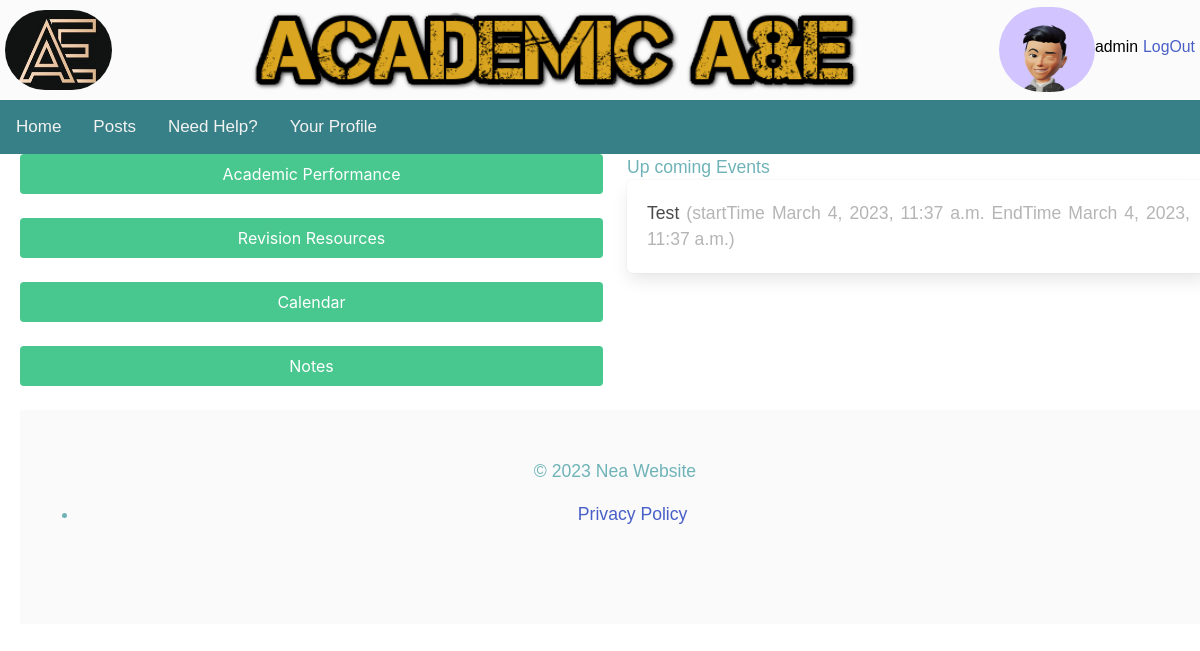
Page / (signed in) on the earlier database version.
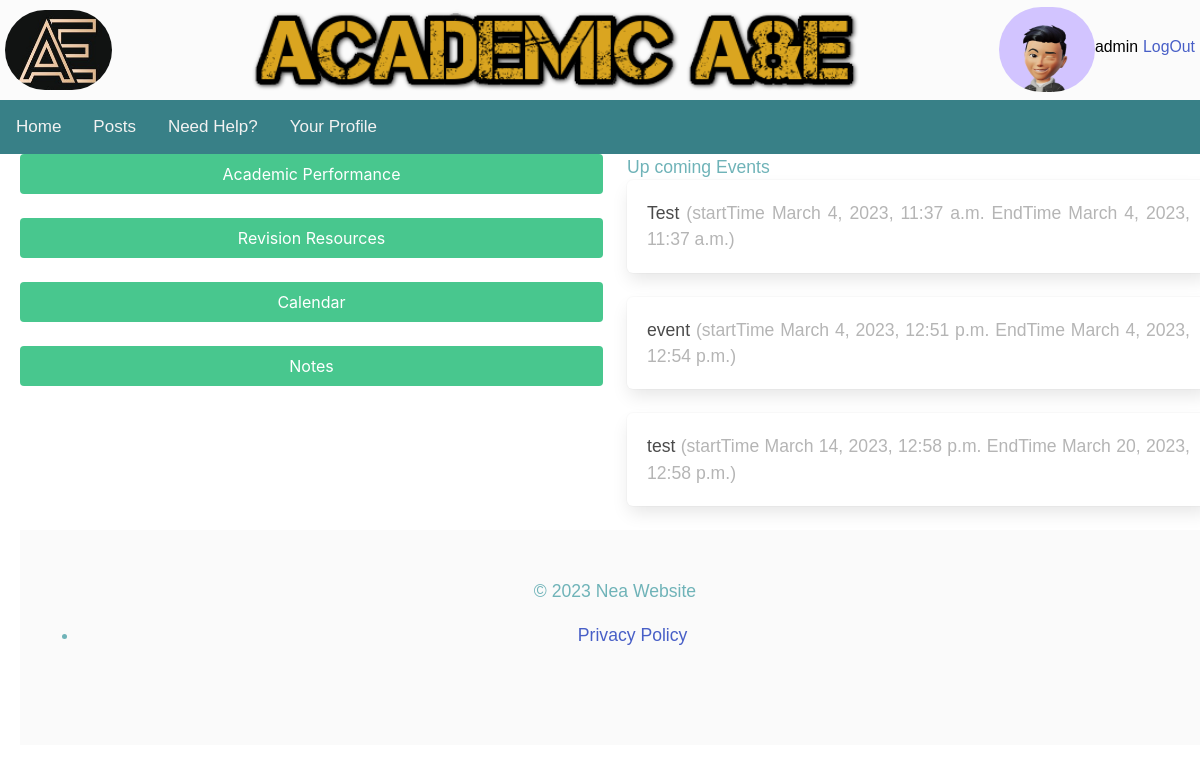
Same page on the later database version.
### cal/models.py (models this page shows, shortened)
class Event(models.Model):
    title = models.CharField(max_length=100)
    priority=models.CharField(max_length=20, choices=EVENT_PRIORITY)
    description = models.TextField()
    start_time = models.DateTimeField()
    end_time = models.DateTimeField()
    username = models.ForeignKey(User, blank=True, null=True, on_delete=models.CASCADE)

### nea_site/views.py (the view)
# urls.py: path('', views.homepage, name='homepage'),
@login_required(login_url=reverse_lazy('login'))
def homepage(request):
    today_date=datetime.now()
    user_id=request.user.id
    current_month_events = Event.objects.filter(start_time__year=today_date.year, start_time__month=today_date.month , username_id=user_id)
    upcoming_events= current_month_events.filter(Q(start_time__day__gte=today_date.day)|Q(end_time__day__gte=today_date.day))
    return render(request, 'home.html',{'events':upcoming_events})

### nea_site/templates/home.html (shortened to what this page needs)
{% extends "base.html" %}
{% block content %}
<div class="columns">
    <div class="column is-half">
        <div class="block">
            <a href="/academic/">
                <button class="button is-success is-fullwidth">
                    Academic Performance
                </button>
            </a>
        </div>
        <div class="block">
            <a href="/revision_resources/">
                <button class="button is-success is-fullwidth">
                    Revision Resources
                </button>
            </a>
        </div>
        <div class="block">
            <a href="/calendar/">
                <button class="button is-success is-fullwidth">
                    Calendar
                </button>
            </a>
        </div>
        <div class="block">
            <a href="/notes/">
                <button class="button is-success is-fullwidth">
                    Notes
                </button>
            </a>
        </div>
    </div>
    <div class="column is-half">
        <section>
            <h1>Up coming Events</h1>
        </section>
        {% for event in events %}
                <div class="box">
                    {{ event.title }}
                    <span class="is-small has-text-grey-light">
                        (startTime {{event.start_time  }} EndTime {{ event.end_time }})
                    </span>
                </div>
        {% endfor %}
    </div>
</div>
<footer class="footer">
    <div class="content has-text-centered">
      <p>&copy; 2023 Nea Website</p>
      <nav>
        <ul>
          <li><a href="/privacy-policy/">Privacy Policy</a></li>
        </ul>
      </nav>
    </div>
  </footer>
{% endblock content %}

Differences in the rows shown:
added Event: title "event", start_time "March 4, 2023, 12:51 p.m.", end_time "March 4, 2023, 12:54 p.m."
added Event: title "test", start_time "March 14, 2023, 12:58 p.m.", end_time "March 20, 2023, 12:58 p.m."
